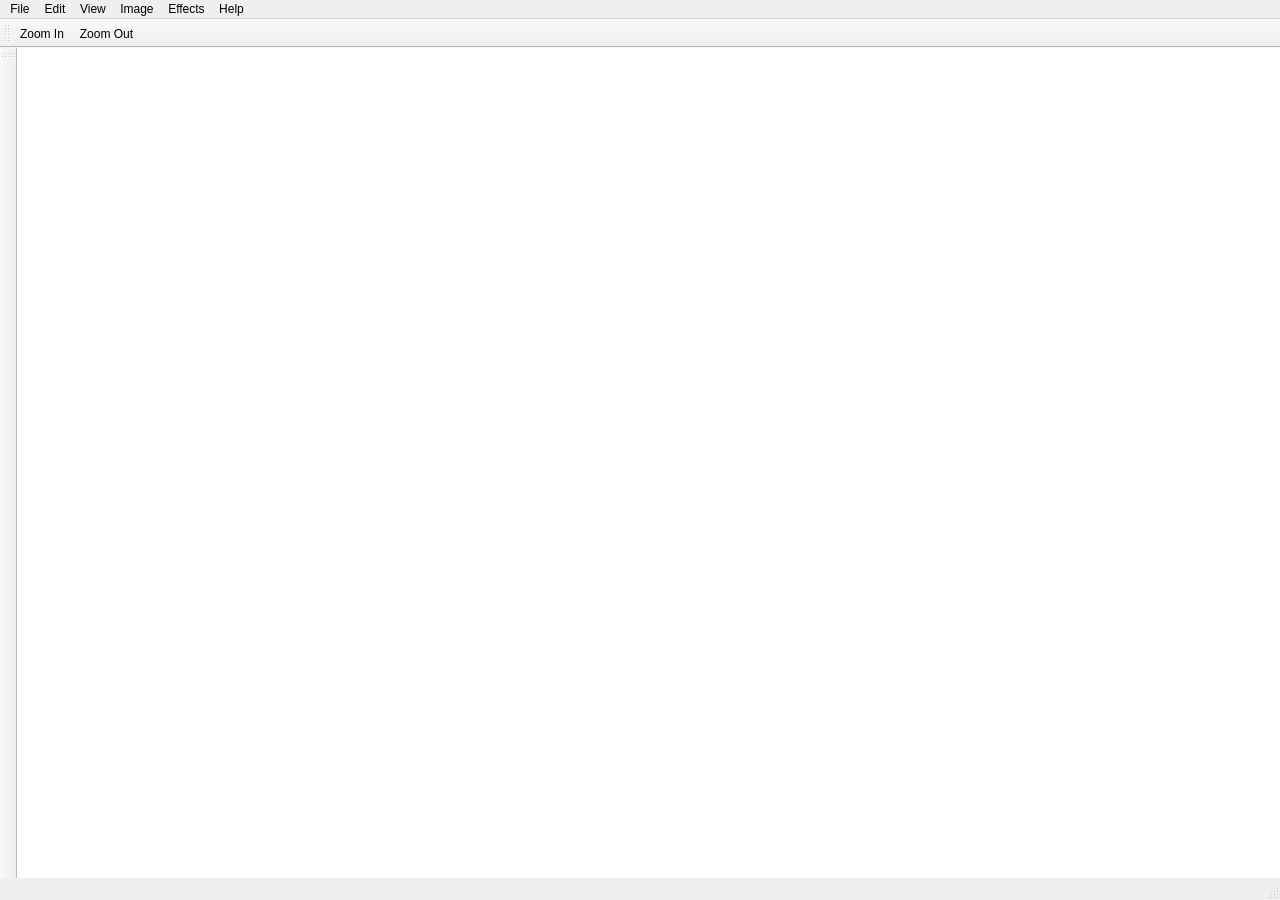
<?xml version="1.0" encoding="UTF-8"?>
<ui version="4.0">
 <class>MainWindow</class>
 <widget class="QMainWindow" name="MainWindow">
  <property name="geometry">
   <rect>
    <x>0</x>
    <y>0</y>
    <width>1280</width>
    <height>900</height>
   </rect>
  </property>
  <property name="minimumSize">
   <size>
    <width>400</width>
    <height>300</height>
   </size>
  </property>
  <property name="windowTitle">
   <string>MainWindow</string>
  </property>
  <widget class="QWidget" name="centralWidget">
   <layout class="QGridLayout" name="gridLayout">
    <property name="leftMargin">
     <number>0</number>
    </property>
    <property name="topMargin">
     <number>0</number>
    </property>
    <property name="rightMargin">
     <number>0</number>
    </property>
    <property name="bottomMargin">
     <number>0</number>
    </property>
    <item row="0" column="0">
     <widget class="QWidget" name="canvasBox" native="true">
      <layout class="QVBoxLayout" name="verticalLayout_2">
       <property name="spacing">
        <number>0</number>
       </property>
       <property name="leftMargin">
        <number>0</number>
       </property>
       <property name="topMargin">
        <number>0</number>
       </property>
       <property name="rightMargin">
        <number>0</number>
       </property>
       <property name="bottomMargin">
        <number>0</number>
       </property>
       <item>
        <widget class="QTabBar" name="documentsTabBar" native="true"/>
       </item>
       <item>
        <widget class="a2img::CanvasView" name="canvasView">
         <property name="frameShape">
          <enum>QFrame::NoFrame</enum>
         </property>
         <property name="backgroundBrush">
          <brush brushstyle="NoBrush">
           <color alpha="0">
            <red>0</red>
            <green>0</green>
            <blue>0</blue>
           </color>
          </brush>
         </property>
         <property name="interactive">
          <bool>true</bool>
         </property>
         <property name="optimizationFlags">
          <set>QGraphicsView::DontClipPainter</set>
         </property>
        </widget>
       </item>
      </layout>
     </widget>
    </item>
   </layout>
  </widget>
  <widget class="QMenuBar" name="menuBar">
   <property name="geometry">
    <rect>
     <x>0</x>
     <y>0</y>
     <width>1280</width>
     <height>20</height>
    </rect>
   </property>
   <widget class="QMenu" name="menuFile">
    <property name="title">
     <string>File</string>
    </property>
    <addaction name="actionFileNew"/>
    <addaction name="actionFileOpen"/>
    <addaction name="actionFileSave"/>
    <addaction name="actionFileSaveAs"/>
    <addaction name="separator"/>
    <addaction name="actionFileSettings"/>
   </widget>
   <widget class="QMenu" name="menuEdit">
    <property name="title">
     <string>Edit</string>
    </property>
    <addaction name="actionEditUndo"/>
    <addaction name="actionEditRedo"/>
   </widget>
   <widget class="QMenu" name="menuView">
    <property name="title">
     <string>View</string>
    </property>
    <addaction name="actionViewZoomIn"/>
    <addaction name="actionViewZoomOut"/>
    <addaction name="actionViewZoom100"/>
    <addaction name="actionViewZoomBestFit"/>
   </widget>
   <widget class="QMenu" name="menuEffects">
    <property name="title">
     <string>Effects</string>
    </property>
    <addaction name="actionEffectsRefresh"/>
    <addaction name="separator"/>
   </widget>
   <widget class="QMenu" name="menuHelp">
    <property name="title">
     <string>Help</string>
    </property>
    <addaction name="actionHelpAbout"/>
    <addaction name="actionHelpAboutQt"/>
    <addaction name="actionHelpReportBug"/>
   </widget>
   <widget class="QMenu" name="menuImage">
    <property name="title">
     <string>Image</string>
    </property>
    <addaction name="actionImageResize"/>
   </widget>
   <addaction name="menuFile"/>
   <addaction name="menuEdit"/>
   <addaction name="menuView"/>
   <addaction name="menuImage"/>
   <addaction name="menuEffects"/>
   <addaction name="menuHelp"/>
  </widget>
  <widget class="QStatusBar" name="statusBar">
   <property name="minimumSize">
    <size>
     <width>0</width>
     <height>0</height>
    </size>
   </property>
  </widget>
  <widget class="QToolBar" name="toolBar">
   <property name="windowTitle">
    <string>Tools</string>
   </property>
   <attribute name="toolBarArea">
    <enum>LeftToolBarArea</enum>
   </attribute>
   <attribute name="toolBarBreak">
    <bool>false</bool>
   </attribute>
  </widget>
  <widget class="QToolBar" name="fileToolBar">
   <property name="windowTitle">
    <string>toolBar_2</string>
   </property>
   <attribute name="toolBarArea">
    <enum>TopToolBarArea</enum>
   </attribute>
   <attribute name="toolBarBreak">
    <bool>false</bool>
   </attribute>
   <addaction name="actionViewZoomIn"/>
   <addaction name="actionViewZoomOut"/>
  </widget>
  <action name="actionFileNew">
   <property name="text">
    <string>New</string>
   </property>
   <property name="shortcut">
    <string>Ctrl+N</string>
   </property>
  </action>
  <action name="actionFileOpen">
   <property name="text">
    <string>Open</string>
   </property>
   <property name="shortcut">
    <string>Ctrl+O</string>
   </property>
  </action>
  <action name="actionFileSave">
   <property name="text">
    <string>Save</string>
   </property>
   <property name="shortcut">
    <string>Ctrl+S</string>
   </property>
  </action>
  <action name="actionFileSaveAs">
   <property name="text">
    <string>Save As</string>
   </property>
   <property name="shortcut">
    <string>Ctrl+Shift+S</string>
   </property>
  </action>
  <action name="actionViewZoomIn">
   <property name="text">
    <string>Zoom In</string>
   </property>
   <property name="shortcut">
    <string>=</string>
   </property>
  </action>
  <action name="actionViewZoomOut">
   <property name="text">
    <string>Zoom Out</string>
   </property>
   <property name="shortcut">
    <string>-</string>
   </property>
  </action>
  <action name="actionViewZoom100">
   <property name="text">
    <string>Zoom 100%</string>
   </property>
  </action>
  <action name="actionViewZoomBestFit">
   <property name="text">
    <string>Zoom Best Fit</string>
   </property>
  </action>
  <action name="actionEditUndo">
   <property name="text">
    <string>Undo</string>
   </property>
   <property name="shortcut">
    <string>Ctrl+Z</string>
   </property>
  </action>
  <action name="actionEditRedo">
   <property name="text">
    <string>Redo</string>
   </property>
   <property name="shortcut">
    <string>Ctrl+Shift+Z</string>
   </property>
  </action>
  <action name="actionEffectsRefresh">
   <property name="text">
    <string>Refresh</string>
   </property>
  </action>
  <action name="actionHelpAbout">
   <property name="text">
    <string>About a2img</string>
   </property>
  </action>
  <action name="actionFileSettings">
   <property name="text">
    <string>Settings</string>
   </property>
  </action>
  <action name="actionHelpAboutQt">
   <property name="text">
    <string>About Qt</string>
   </property>
  </action>
  <action name="actionHelpReportBug">
   <property name="text">
    <string>Report Bug</string>
   </property>
  </action>
  <action name="actionImageResize">
   <property name="text">
    <string>Resize</string>
   </property>
  </action>
 </widget>
 <layoutdefault spacing="6" margin="11"/>
 <customwidgets>
  <customwidget>
   <class>QTabBar</class>
   <extends>QWidget</extends>
   <header>qtabbar.h</header>
   <container>1</container>
  </customwidget>
  <customwidget>
   <class>a2img::CanvasView</class>
   <extends>QGraphicsView</extends>
   <header>canvasview.h</header>
  </customwidget>
 </customwidgets>
 <resources/>
 <connections/>
</ui>
